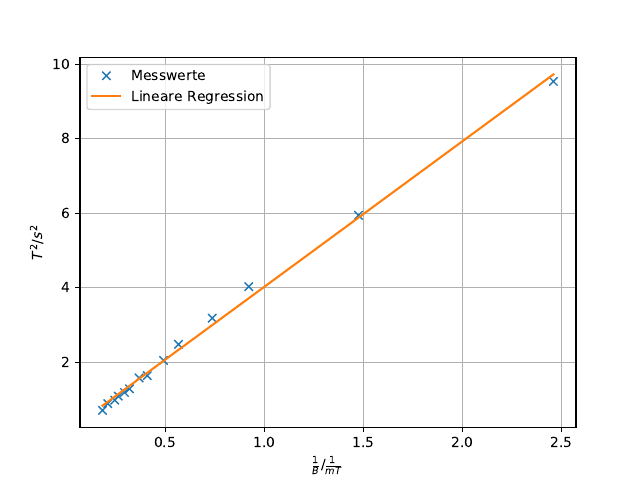

The Python source for this figure:

import numpy as np
import matplotlib.pyplot as plt
from scipy.optimize import curve_fit
from pylab import figure, axes, pie, title, show



x, y = np.loadtxt('T_Schwingung.txt', unpack=True,delimiter=',')

def f(x,a,b):
    return a*x+b
popt, pcov = curve_fit(f, x, y)
print(popt)
print(pcov)

x_new = np.linspace(x[0], x[-1], 500)


mü=((4* (np.pi)**2*4.11*10**(-5)))/((3.91031108)*10**(-3))-((4* (np.pi)**2*4.11*10**(-5)))/((3.91031108-0.00390843)*10**(-3))
print(mü)



plt.figure(1)
plt.plot(x,y,'x', label='Messwerte')
plt.plot(x_new,f(x_new,*popt),'-', label='Lineare Regression')


plt.ylabel(r'$T^2/s^2$')
plt.xlabel(r'$\frac{1}{B}/\frac{1}{mT}$')
plt.grid()
plt.legend()




plt.savefig('Schwingung.pdf')
print ('Fertig')
